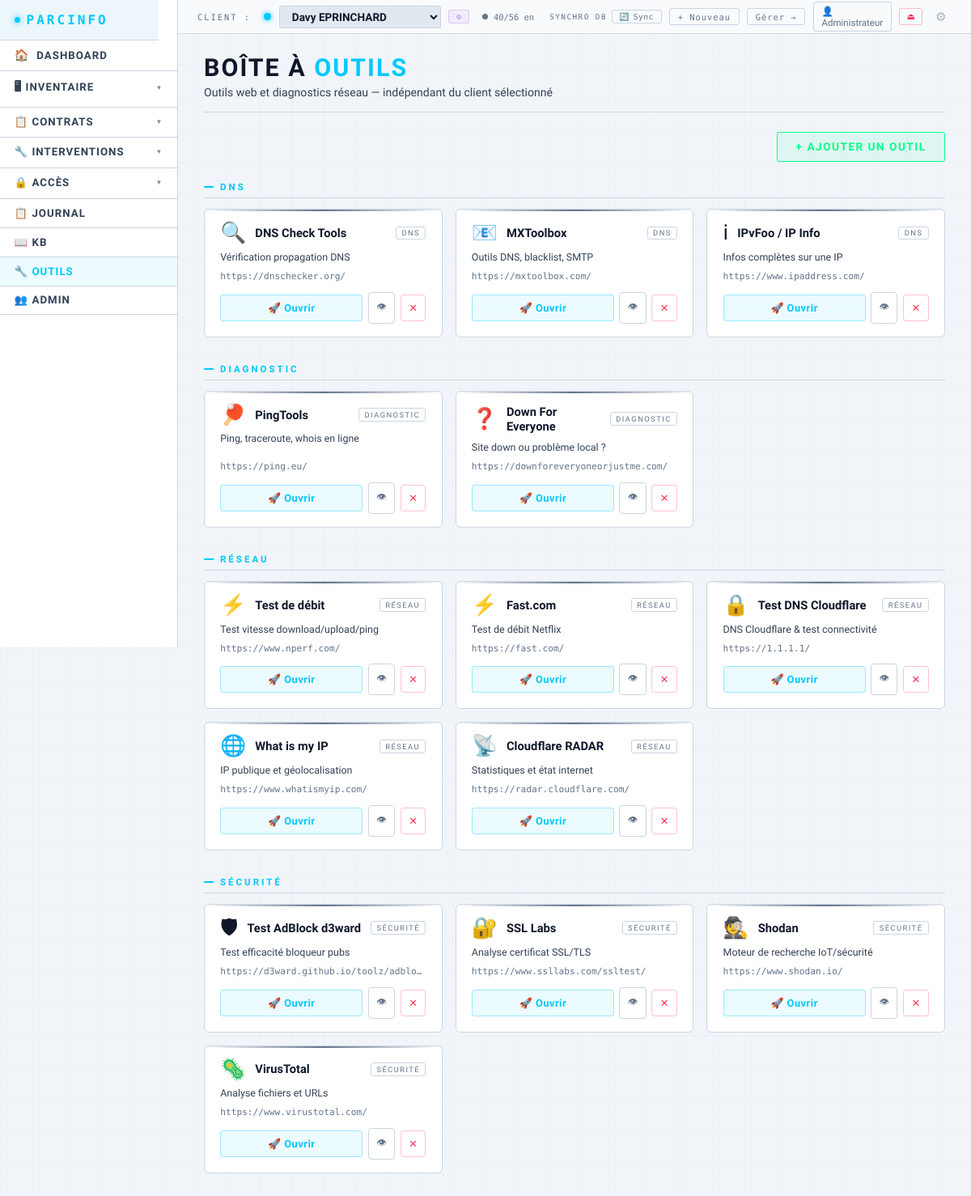
/outils (signed in), run on the app's committed database.
### tables this page shows
CREATE TABLE clients (
        id INTEGER PRIMARY KEY AUTOINCREMENT,
        nom TEXT NOT NULL DEFAULT '',
        contact TEXT DEFAULT '',
        telephone TEXT DEFAULT '',
        email TEXT DEFAULT '',
        adresse TEXT DEFAULT '',
        notes TEXT DEFAULT '',
        couleur TEXT DEFAULT '#00c9ff',
        date_creation TEXT DEFAULT '',
        date_maj TEXT DEFAULT '', auth_user_id INTEGER DEFAULT NULL);

CREATE TABLE outils (
        id INTEGER PRIMARY KEY AUTOINCREMENT,
        nom TEXT NOT NULL,
        url TEXT NOT NULL,
        description TEXT DEFAULT '',
        categorie TEXT DEFAULT 'Général',
        icone TEXT DEFAULT '🔧',
        ordre INTEGER DEFAULT 0,
        actif INTEGER DEFAULT 1, date_maj TEXT DEFAULT '');

### app.py (the view)
@app.route('/outils')
@login_required
def page_outils():
    conn = get_db()
    outils = [row_to_dict(r) for r in conn.execute(
        "SELECT * FROM outils ORDER BY categorie, ordre, nom").fetchall()]
    cats = {}
    for o in outils:
        c = o['categorie'] or 'Général'
        cats.setdefault(c, []).append(o)
    conn.close()
    cid = get_client_id()
    return render_template('outils.html', outils=outils, cats=cats,
                           clients=get_clients(), client_actif_id=cid)

### app.py (called while the page is built)
@app.context_processor
def inject_auth_context():
    u = None
    uid = session.get('auth_user_id')
    if uid:
        try:
            conn = get_db()
            u = row_to_dict(conn.execute('SELECT id,login,nom,prenom,role,logo_fichier FROM auth_users WHERE id=?', (uid,)).fetchone() or {})
            conn.close()
        except Exception:
            logger.exception('Erreur inject_auth_context')
    return dict(auth_user=u)

@app.context_processor
def inject_csrf_token():
    return dict(csrf_token=_get_csrf_token())

@app.context_processor
def inject_dynamic_css():
    user = get_auth_user()
    auth_user_id = user['id'] if user else None
    dynamic_css = _generate_dynamic_css(auth_user_id=auth_user_id)
    return dict(dynamic_css=dynamic_css)

@app.before_request
def csrf_protect():
    validate_csrf_request()

@app.template_filter('type_css')
def type_css_filter(t):
    import re as _re
    if t in _TYPE_CSS_MAP:
        return _TYPE_CSS_MAP[t]
    key = _re.sub(r'[^a-z0-9]', '', str(t).lower())[:16]
    return key or 'autre'

@app.context_processor
def inject_cfg():
    types = get_liste('types_appareils')
    user = get_auth_user()
    auth_user_id = user['id'] if user else None
    cfg = cfg_all(auth_user_id=auth_user_id)
    type_badges = {}
    for t in types:
        k = type_css_filter(t)
        if k not in type_badges:
            val = cfg.get(f'type_badge_{k}', '')
            if val:
                type_badges[k] = val[:3].upper()
            else:
                type_badges[k] = _TYPE_BADGE_DEFAULTS.get(k, k[:3].upper() or 'AUT')
    return {
        'cfg': cfg,
        'types_appareils_ctx': types,
        'type_css_defaults': _TYPE_CSS_DEFAULTS,
        'type_badge_defaults': _TYPE_BADGE_DEFAULTS,
        'type_badges': type_badges,
    }

@app.before_request
def _auto_start_sync():
    global _sync_init_done
    if not _sync_init_done:
        _sync_init_done = True
        if cfg_get('db_type') == 'sync':
            _start_sync_thread()

### auth_utils.py (called while the page is built)
def get_auth_user():
    from database import get_db, row_to_dict
    uid = session.get('auth_user_id')
    if not uid:
        return None
    conn = get_db()
    u = conn.execute('SELECT * FROM auth_users WHERE id=? AND actif=1', (uid,)).fetchone()
    conn.close()
    return row_to_dict(u) if u else None

def get_csrf_token() -> str:
    if 'csrf_token' not in session:
        session['csrf_token'] = secrets.token_hex(32)
    return session['csrf_token']

### database.py (called while the page is built)
def get_local_db():
    return _local_db()

### templates/outils.html (shortened to what this page needs)
{% extends "base.html" %}
{% block content %}
<div class="page-header">
    <h1>Boîte à <span>Outils</span></h1>
    <p>Outils web et diagnostics réseau — indépendant du client sélectionné</p>
</div>
<div class="actions-row">
    <button class="btn btn-success" onclick="togglePanel()">+ Ajouter un outil</button>
</div>
<div id="outils-container">
{% for cat, ols in cats.items() %}
<div class="cat-section">
    <div class="cat-title">{{ cat }}</div>
    <div class="outils-grid">
    {% for o in ols %}
    <div class="outil-card {% if not o.actif %}inactif{% endif %}" id="outil-{{ o.id }}">
        <div class="outil-header">
            <span class="outil-icone">{{ o.icone or '🔧' }}</span>
            <span class="outil-titre">{{ o.nom }}</span>
            <span class="outil-cat">{{ o.categorie }}</span>
        </div>
        {% if o.description %}
        <div class="outil-desc">{{ o.description }}</div>
        {% endif %}
        <div class="outil-url">{{ o.url }}</div>
        <div class="outil-actions">
            <a href="{{ o.url }}" target="_blank" rel="noopener" class="btn-outil">
                🚀 Ouvrir
            </a>
            <button class="btn-outil-toggle" onclick="toggleOutil({{ o.id }}, this)"
                title="{% if o.actif %}Désactiver{% else %}Activer{% endif %}">
                {% if o.actif %}👁{% else %}🚫{% endif %}
            </button>
            <button class="btn-outil-del" onclick="supprimerOutil({{ o.id }})" title="Supprimer">✕</button>
        </div>
    </div>
    {% endfor %}
    </div>
</div>
{% endfor %}
</div>
{% endblock %}

### templates/base.html (shortened to what this page needs)
<!DOCTYPE html>
<html lang="fr">
<head>
</head>
<body class="{{ 'theme-light' if cfg.get('mode') == 'light' else '' }}{{ ' nav-left' if cfg.get('nav_mode') == 'vertical' else '' }}">
<div class="client-bar">
    <span class="client-bar-label">Client :</span>
    <div class="client-select-wrap">
        {% set active_cl = clients | selectattr('id','eq', client_actif_id) | first | default(None) %}
        <span class="client-dot" style="color:{{ active_cl.couleur if active_cl else '#00c9ff' }}; background:{{ active_cl.couleur if active_cl else '#00c9ff' }};"></span>
        <select id="client-dropdown" onchange="changerClientAvecConfirmation(this)" data-current-value="{{ client_actif_id or '' }}">
            {% for cl in clients %}
            <option value="{{ cl.id }}" {% if cl.id == client_actif_id %}selected{% endif %}>{{ cl.nom }}</option>
            {% endfor %}
        </select>
        {% set acces_actif = active_cl.acces if active_cl and active_cl.acces is defined else '' %}
        {% if acces_actif %}
        <div class="topbar-acces-badge topbar-acces-{{ acces_actif }}" title="{% if acces_actif == 'proprietaire' %}Vous êtes propriétaire{% elif acces_actif == 'ecriture' %}Partagé — lecture/écriture{% elif acces_actif == 'admin' %}Accès administrateur{% else %}Partagé — lecture seule{% endif %}">
            {% if acces_actif == 'proprietaire' %}🔑{% elif acces_actif == 'ecriture' %}✏ R/W{% elif acces_actif == 'admin' %}⚙{% else %}👁{% endif %}
        </div>
        {% endif %}
    </div>
    <div class="wd-topbar idle" id="wd-global-bar">
        <span class="wd-dot"></span>
        <span id="wd-global-text">…</span>
    </div>
    <div class="client-bar-actions">
        {% if cfg.get('db_type') == 'sync' %}
        <div id="topbar-sync-wrap" style="display:flex;align-items:center;gap:.35rem;">
        {% else %}
        <div id="topbar-sync-wrap" style="display:none;align-items:center;gap:.35rem;">
        {% endif %}
            <span style="font-family:'Share Tech Mono',monospace;font-size:.58rem;letter-spacing:1.5px;
                         text-transform:uppercase;color:var(--text-muted);white-space:nowrap;">Synchro DB</span>
            <button class="topbar-sync-btn" id="topbar-sync-btn"
                    onclick="syncNow()" title="Base de données — mode synchronisation&#10;Cliquer pour synchroniser maintenant">
                <span class="topbar-sync-icon" id="topbar-sync-icon">🔄</span>
                <span id="topbar-sync-label">Sync…</span>
            </button>
        </div>
        <a href="/client/nouveau" class="client-bar-link">+ Nouveau</a>
        <a href="/clients" class="client-bar-link">Gérer →</a>
        {% if session.get('auth_user_id') %}
        <a href="/profil" style="display:flex;align-items:center;gap:.4rem;text-decoration:none;
            border:1px solid var(--border);border-radius:3px;padding:.2rem .6rem;
            font-size:.72rem;color:var(--text-muted);transition:all .15s;"
           onmouseover="this.style.borderColor='var(--accent)';this.style.color='var(--text-secondary)'"
           onmouseout="this.style.borderColor='var(--border)';this.style.color='var(--text-muted)'">
            👤 {{ session.get('auth_user_nom', 'Profil') }}
        </a>
        <a href="/logout" style="border:1px solid rgba(255,51,85,.3);border-radius:3px;padding:.2rem .5rem;
            font-size:.7rem;color:var(--accent-red);text-decoration:none;" title="Déconnexion">⏏</a>
        {% endif %}
        <button class="topbar-gear" onclick="toggleConfig()" title="Paramètres">⚙</button>
    </div>
</div>
{% set ep = request.endpoint %}
{% set inv_active = ep in ['liste_appareils','nouvel_appareil','editer_appareil','liste_peripheriques','nouveau_peripherique','editer_peripherique','parc_general','baie_brassage','page_scan','liste_plans','editer_plan'] %}
{% set contrats_active = ep in ['liste_contrats','nouveau_contrat','editer_contrat','detail_contrat'] %}
{% set secu_active = ep in ['liste_identifiants','nouvel_identifiant','editer_identifiant','liste_utilisateurs','nouvel_utilisateur','editer_utilisateur','droits_utilisateur'] %}
<nav>
    <a href="/" class="nav-brand">PARCINFO</a>
    <a href="/" {% if ep == 'index' %}class="active"{% endif %}>
        <span style="font-size:.9rem;">🏠</span> DASHBOARD
    </a>
    <div class="nav-group">
        <button class="nav-group-btn {% if inv_active %}active{% endif %}">
            🖥 Inventaire <span class="arr">▼</span>
        </button>
    </div>
    <div class="nav-group">
        <button class="nav-group-btn {% if contrats_active %}active{% endif %}">
            📋 Contrats <span class="arr">▼</span>
        </button>
    </div>
    <div class="nav-group">
        <button class="nav-group-btn {% if ep in ['liste_interventions','nouveau_intervention','detail_intervention','editer_intervention'] %}active{% endif %}">
            🔧 Interventions <span class="arr">▼</span>
        </button>
    </div>
    <div class="nav-group">
        <button class="nav-group-btn {% if secu_active %}active{% endif %}">
            🔒 Accès <span class="arr">▼</span>
        </button>
    </div>
    <a href="/historique" {% if ep == 'page_historique' %}class="active"{% endif %}>📋 Journal</a>
    <a href="/kb" {% if ep == 'page_kb' %}class="active"{% endif %}>📖 KB</a>
    <a href="/outils" {% if ep == 'page_outils' %}class="active"{% endif %}>🔧 Outils</a>
    {% if session.get('auth_user_role') == 'admin' %}
    <a href="/admin/utilisateurs" {% if ep in ['admin_utilisateurs','admin_nouvel_utilisateur','admin_editer_utilisateur'] %}class="active"{% endif %}>👥 Admin</a>
    {% endif %}
    <div class="nav-spacer"></div>
</nav>
<main>
    {% set ep = request.endpoint %}
    {% set bc = [] %}
    {% if ep in ['nouvel_appareil','editer_appareil'] %}
        {% set _ = bc.append(('Inventaire', None)) %}
        {% set _ = bc.append(('Appareils', '/appareils')) %}
        {% set _ = bc.append(('Ajouter' if ep == 'nouvel_appareil' else 'Modifier', None)) %}
    {% elif ep in ['nouveau_peripherique','editer_peripherique'] %}
        {% set _ = bc.append(('Inventaire', None)) %}
        {% set _ = bc.append(('Périphériques', '/peripheriques')) %}
        {% set _ = bc.append(('Ajouter' if ep == 'nouveau_peripherique' else 'Modifier', None)) %}
    {% elif ep in ['nouveau_contrat','editer_contrat'] %}
        {% set _ = bc.append(('Contrats', '/contrats')) %}
        {% set _ = bc.append(('Ajouter' if ep == 'nouveau_contrat' else 'Modifier', None)) %}
    {% elif ep == 'detail_contrat' %}
        {% set _ = bc.append(('Contrats', '/contrats')) %}
        {% set _ = bc.append(('Détail', None)) %}
    {% elif ep in ['nouvel_identifiant','editer_identifiant'] %}
        {% set _ = bc.append(('Accès', None)) %}
        {% set _ = bc.append(('Identifiants', '/identifiants')) %}
        {% set _ = bc.append(('Ajouter' if ep == 'nouvel_identifiant' else 'Modifier', None)) %}
    {% elif ep in ['nouvel_utilisateur','editer_utilisateur'] %}
        {% set _ = bc.append(('Accès', None)) %}
        {% set _ = bc.append(('Utilisateurs', '/utilisateurs')) %}
        {% set _ = bc.append(('Ajouter' if ep == 'nouvel_utilisateur' else 'Modifier', None)) %}
    {% elif ep == 'droits_utilisateur' %}
        {% set _ = bc.append(('Accès', None)) %}
        {% set _ = bc.append(('Utilisateurs', '/utilisateurs')) %}
        {% set _ = bc.append(('Droits', None)) %}
    {% elif ep == 'parc_general' %}
        {% set _ = bc.append(('Inventaire', None)) %}
        {% set _ = bc.append(('Parc général', None)) %}
    {% elif ep == 'baie_brassage' %}
        {% set _ = bc.append(('Inventaire', None)) %}
        {% set _ = bc.append(('Baie de brassage', None)) %}
    {% elif ep == 'page_scan' %}
        {% set _ = bc.append(('Inventaire', None)) %}
        {% set _ = bc.append(('Scan réseau', None)) %}
    {% endif %}
    {% block content %}{% endblock %}
</main>
    {% set _sk2 = [] %}
</body>
</html>

### templates/outils.html (style rules this page uses)
.outils-grid { display: grid; grid-template-columns: repeat(auto-fill, minmax(280px, 1fr)); gap: 1rem; margin-bottom: 1.5rem; }
.outil-card { background: var(--bg-card); border: 1px solid var(--border); border-radius: 6px; padding: 1rem 1.2rem; display: flex; flex-direction: column; gap: .5rem; position: relative; transition: border-color .2s, box-shadow .2s; overflow: hidden; }
.outil-card::before { content: ''; position: absolute; top: 0; left: 0; right: 0; height: 2px; background: linear-gradient(90deg, transparent, var(--border-glow), transparent); }
.outil-header { display: flex; align-items: center; gap: .7rem; }
.outil-icone { font-size: 1.6rem; flex-shrink: 0; line-height: 1; }
.outil-titre { font-weight: 700; font-size: .92rem; color: var(--text-primary); flex: 1; min-width: 0; }
.outil-cat { font-size: .58rem; letter-spacing: 1.5px; text-transform: uppercase; color: var(--text-muted); padding: .12rem .4rem; border: 1px solid var(--border); border-radius: 3px; flex-shrink: 0; }
.outil-desc { font-size: .78rem; color: var(--text-secondary); line-height: 1.45; flex: 1; }
.outil-url { font-family: 'Share Tech Mono', monospace; font-size: .7rem; color: var(--text-muted); white-space: nowrap; overflow: hidden; text-overflow: ellipsis; }
.outil-actions { display: flex; gap: .4rem; align-items: center; margin-top: .3rem; }
.btn-outil { flex: 1; display: flex; align-items: center; justify-content: center; gap: .4rem; padding: .5rem .8rem; background: rgba(0,201,255,.08); border: 1px solid rgba(0,201,255,.35); color: var(--accent); border-radius: 4px; font-size: .8rem; font-weight: 700; text-decoration: none; cursor: pointer; transition: all .15s; letter-spacing: .5px; }
.btn-outil-del { background: none; border: 1px solid rgba(255,51,85,.3); color: var(--accent-red); border-radius: 4px; padding: .5rem .6rem; cursor: pointer; font-size: .8rem; transition: all .15s; flex-shrink: 0; }
.btn-outil-toggle { background: none; border: 1px solid var(--border); color: var(--text-muted); border-radius: 4px; padding: .5rem .6rem; cursor: pointer; font-size: .75rem; transition: all .15s; flex-shrink: 0; }
.cat-section { margin-bottom: 2rem; }
.cat-title { font-family: 'Rajdhani', sans-serif; font-size: .72rem; font-weight: 700; letter-spacing: 3px; text-transform: uppercase; color: var(--accent); margin-bottom: .8rem; padding-bottom: .4rem; border-bottom: 1px solid var(--border); display: flex; align-items: center; gap: .5rem; }
.cat-title::before { content: ''; display: block; width: 12px; height: 2px; background: var(--accent); }

### data on the page
outils: categorie "DNS", icone "🔍", nom "DNS Check Tools", description "Vérification propagation DNS", url "https://dnschecker.org/"
outils: icone "📧", nom "MXToolbox", categorie "DNS", description "Outils DNS, blacklist, SMTP", url "https://mxtoolbox.com/"
outils: icone "ℹ", nom "IPvFoo / IP Info", categorie "DNS", description "Infos complètes sur une IP", url "https://www.ipaddress.com/"
outils: categorie "DIAGNOSTIC", icone "🏓", nom "PingTools", description "Ping, traceroute, whois en ligne", url "https://ping.eu/"
outils: icone "❓", nom "Down For Everyone", categorie "DIAGNOSTIC", description "Site down ou problème local ?", url "https://downforeveryoneorjustme.com/"
outils: categorie "RÉSEAU", icone "⚡", nom "Test de débit", description "Test vitesse download/upload/ping", url "https://www.nperf.com/"
outils: icone "⚡", nom "Fast.com", categorie "RÉSEAU", description "Test de débit Netflix", url "https://fast.com/"
outils: icone "🔒", nom "Test DNS Cloudflare", categorie "RÉSEAU", description "DNS Cloudflare & test connectivité", url "https://1.1.1.1/"
outils: icone "🌐", nom "What is my IP", categorie "RÉSEAU", description "IP publique et géolocalisation", url "https://www.whatismyip.com/"
outils: icone "📡", nom "Cloudflare RADAR", categorie "RÉSEAU", description "Statistiques et état internet", url "https://radar.cloudflare.com/"
outils: categorie "SÉCURITÉ", icone "🛡", nom "Test AdBlock d3ward", description "Test efficacité bloqueur pubs", url "https://d3ward.github.io/toolz/adblo…"
outils: icone "🔐", nom "SSL Labs", categorie "SÉCURITÉ", description "Analyse certificat SSL/TLS", url "https://www.ssllabs.com/ssltest/"
outils: icone "🕵", nom "Shodan", categorie "SÉCURITÉ", description "Moteur de recherche IoT/sécurité", url "https://www.shodan.io/"
outils: icone "🦠", nom "VirusTotal", categorie "SÉCURITÉ", description "Analyse fichiers et URLs", url "https://www.virustotal.com/"

### other printed values
{{ session.get('auth_user_nom', 'Profil') }} "Administrateur"
form field value "Davy EPRINCHARD"
